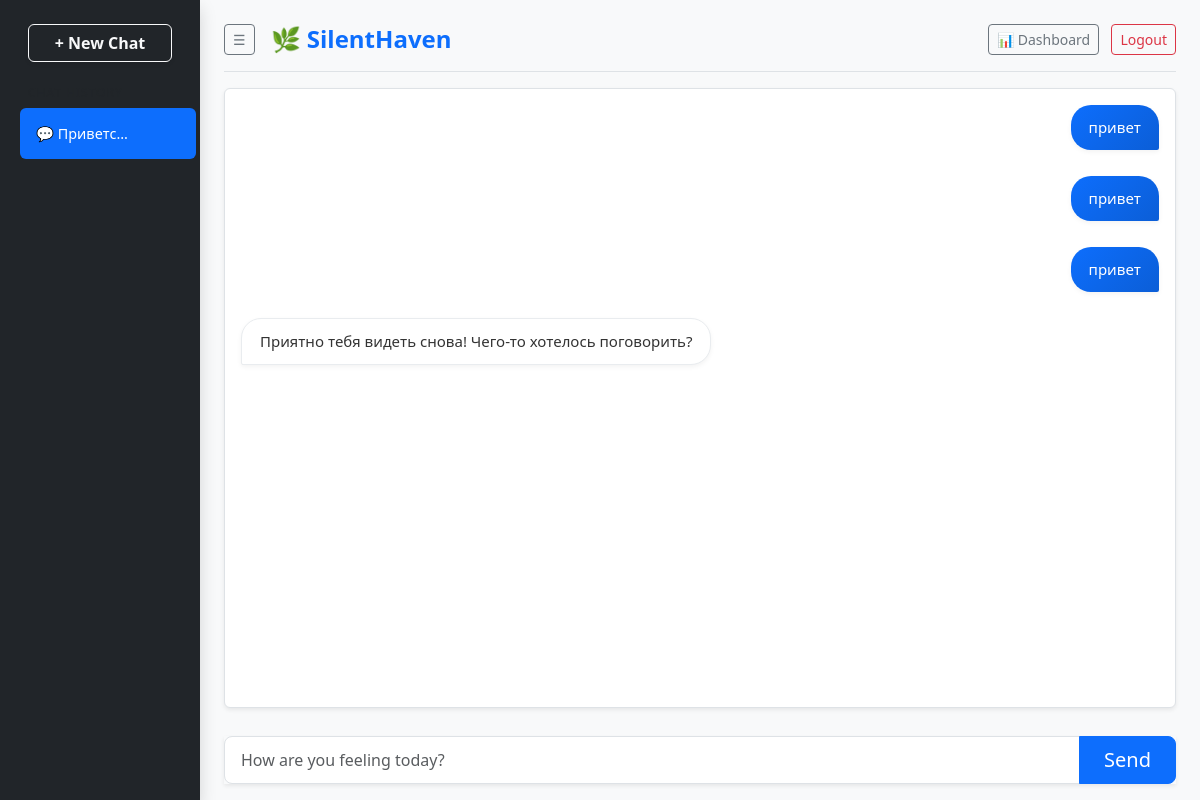
Screenshot of / (signed in) with the database file from the repository.
### chat/models.py (models this page shows)
class ChatSession(models.Model):
    user = models.ForeignKey(User, on_delete=models.CASCADE)
    title = models.CharField(max_length=255, default="Новый чат")
    created_at = models.DateTimeField(auto_now_add=True)

class Message(models.Model):
    session = models.ForeignKey(ChatSession, on_delete=models.CASCADE)
    sender = models.CharField(max_length=10)
    text = models.TextField()
    timestamp = models.DateTimeField(auto_now_add=True)
    sentiment_value = models.FloatField(null=True, blank=True)
    is_trigger_alert = models.BooleanField(default=False)
    anxiety = models.FloatField(default=0.0) # Тревога
    sadness = models.FloatField(default=0.0) # Грусть/Уныние
    anger = models.FloatField(default=0.0)   # Гнев/Раздражение
    apathy = models.FloatField(default=0.0)  # Апатия/Выгорание
    primary_emotion = models.CharField(max_length=50, default='neutral') # Главная эмоция
    stress_factors = models.CharField(max_length=255, blank=True, null=True) # Источники стресса через запятую

### chat/views.py (the view)
# urls.py: path('', views.chat_interface, name='chat_interface'),
@login_required(login_url='/login/')
def chat_interface(request, session_id=None):
    sessions = ChatSession.objects.filter(user=request.user).order_by('-created_at')
    if session_id:
        current_session = ChatSession.objects.get(id=session_id, user=request.user)
    else:
        current_session = sessions.first()
        if not current_session:
            current_session = ChatSession.objects.create(user=request.user, title="New Chat")
    messages = Message.objects.filter(session=current_session).order_by('timestamp')
    return render(request, 'chat/index.html', {
        'sessions': sessions,
        'current_session': current_session,
        'messages': messages
    })

### chat/templates/chat/index.html (shortened to what this page needs)
<!DOCTYPE html>
<html lang="en">
<head>
    <link href="https://cdn.jsdelivr.net/npm/bootstrap@5.3.0/dist/css/bootstrap.min.css" rel="stylesheet">
</head>
<body class="bg-light overflow-hidden">
<div class="container-fluid">
    <div class="row">
        <nav id="sidebar" class="col-md-3 col-lg-2 bg-dark sidebar py-4 shadow">
            <div class="px-3 mb-4">
                <a href="{% url 'new_chat' %}" class="btn btn-outline-light w-100 fw-bold shadow-sm">+ New Chat</a>
            </div>
            <h6 class="text-uppercase text-muted px-3 mb-2" style="font-size: 0.75rem; letter-spacing: 1px;">Chat History</h6>
            <ul class="nav flex-column px-2">
                {% for session in sessions %}
                <li class="nav-item mb-1 d-flex justify-content-between align-items-center rounded {% if session.id == current_session.id %}bg-primary{% else %}hover-bg-secondary{% endif %}">
                    <a class="nav-link text-truncate px-3 py-2 text-white"
                       href="{% url 'chat_with_id' session.id %}" id="chat-title-{{ session.id }}" style="width: 75%; font-size: 0.9rem;">
                        💬 {{ session.title }}
                    </a>
                </li>
                {% endfor %}
            </ul>
        </nav>
        <main id="main-panel" class="col-md-9 col-lg-10 px-md-4 d-flex flex-column" style="height: 100vh;">
            <div class="d-flex justify-content-between align-items-center py-3 border-bottom mt-2">
                <div class="d-flex align-items-center">
                    <button id="toggle-sidebar-btn" class="btn btn-sm btn-outline-secondary me-3" title="Toggle Sidebar">☰</button>
                    <h4 class="mb-0 text-primary fw-bold">🌿 SilentHaven</h4>
                </div>
                <div>
                    <a href="{% url 'dashboard' %}" class="btn btn-sm btn-outline-secondary me-2">📊 Dashboard</a>
                    <form action="{% url 'logout' %}" method="post" class="d-inline">
                        <button type="submit" class="btn btn-sm btn-outline-danger">Logout</button>
                    </form>
                </div>
            </div>
            <div id="chat-window" class="p-3 bg-white shadow-sm mt-3 rounded border">
                {% for msg in messages %}
                    <div class="mb-3 d-flex {% if msg.sender == 'user' %}justify-content-end{% endif %}">
                        <div class="message-bubble {% if msg.sender == 'user' %}user-bubble{% else %}ai-bubble{% endif %}">{{ msg.text }}</div>
                    </div>
                {% empty %}
                    <div class="text-center text-muted mt-5 h-100 d-flex flex-column justify-content-center align-items-center">
                        <div class="display-1 mb-3">🌿</div>
                        <h5>I'm ready to listen</h5>
                        <p>Share what's on your mind.</p>
                    </div>
                {% endfor %}
            </div>
            <form id="chat-form" class="mt-auto py-3">
                <div class="input-group input-group-lg shadow-sm">
                    <input type="text" id="message-input" class="form-control fs-6" placeholder="How are you feeling today?" required autocomplete="off">
                    <button class="btn btn-primary px-4" type="submit">Send</button>
                </div>
            </form>
        </main>
    </div>
</div>
</body>
</html>

### chat/templates/chat/index.html (style rules this page uses)
#chat-window { height: calc(100vh - 180px); overflow-y: auto; scroll-behavior: smooth; }
.sidebar { height: 100vh; overflow-y: auto; transition: all 0.3s ease; }
#main-panel { transition: all 0.3s ease; }
.message-bubble { max-width: 75%; padding: 12px 18px; border-radius: 20px; margin-bottom: 10px; position: relative; font-size: 15px; line-height: 1.4; box-shadow: 0 2px 5px rgba(0,0,0,0.05); }
.user-bubble { background: linear-gradient(135deg, #0d6efd, #0b5ed7); color: white; border-bottom-right-radius: 2px; margin-left: auto; }
.ai-bubble { background: #ffffff; color: #333; border-bottom-left-radius: 2px; border: 1px solid #e9ecef; }
.message-bubble { animation: fadeIn 0.3s ease-out; }

### rows the page displays
ChatSession: title "Приветс…"
Message: text "привет"
Message: text "привет"
Message: text "привет"
Message: text "Приятно тебя видеть снова! Чего-то хотелось поговорить?"
